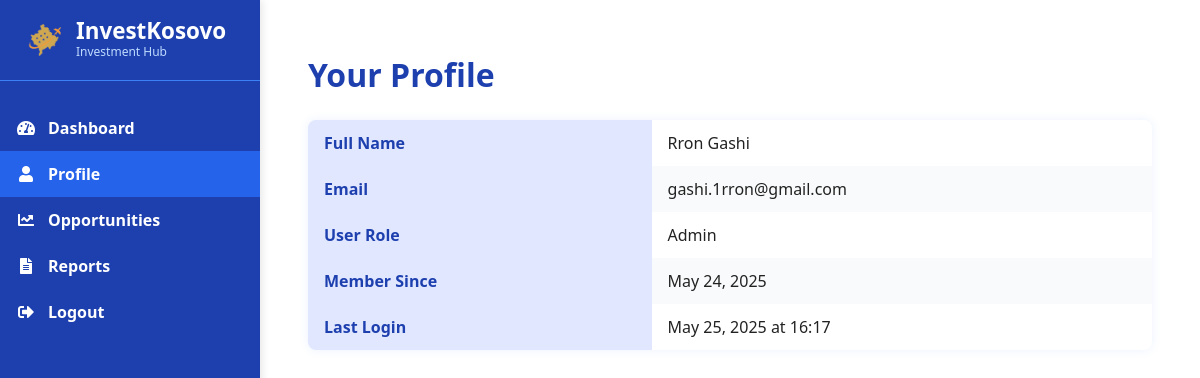
The app's page /profile.php (signed in) with its own data.
### tables this page shows
CREATE TABLE `users` (
  `user_id` int(11) NOT NULL,
  `full_name` varchar(100) NOT NULL,
  `email` varchar(150) NOT NULL,
  `password_hash` varchar(255) NOT NULL,
  `user_type` enum('investor','admin','expert') DEFAULT 'investor',
  `created_at` datetime DEFAULT current_timestamp(),
  `last_login` datetime DEFAULT NULL,
  `address` varchar(255) DEFAULT NULL,
  `phone` varchar(50) DEFAULT NULL,
  `city` varchar(100) DEFAULT NULL,
  `country` varchar(100) DEFAULT NULL,
  `profile_picture` varchar(255) DEFAULT NULL,
  `total_value` decimal(50,2) DEFAULT NULL,
  `total_invested` decimal(50,2) NOT NULL,
  `risk_profile` varchar(50) DEFAULT NULL,
  `investments_made` int(11) DEFAULT 0,
  `email_verified` tinyint(1) DEFAULT 0
);

### profile.php (the view, shortened to what this page needs)
<?php
include_once 'config.php';
$user_id = $_SESSION['user_id'];
$stmt = $pdo->prepare("SELECT full_name, email, user_type, created_at, last_login FROM users WHERE user_id = ?");
$stmt->execute([$user_id]);
$user = $stmt->fetch(PDO::FETCH_ASSOC);
?>
<!DOCTYPE html>
<html lang="en">
<head>
    <link href="https://cdnjs.cloudflare.com/ajax/libs/font-awesome/5.15.4/css/all.min.css" rel="stylesheet" />
</head>
<body>
<div class="sidebar" id="sidebar">
    <div class="p-4 flex items-center">
        <img class="daw" src="kosova1.png" alt="InvestKosovo Logo">
        <div class="logo-text">
            <h1 >InvestKosovo</h1>
            <p>Investment Hub</p>
        </div>
    </div>
    <nav>
        <a href="dashboardi.php"><i class="fas fa-tachometer-alt"></i> <span class="nav-text">Dashboard</span></a>
        <a href="profilei.php" class="active"><i class="fas fa-user"></i> <span class="nav-text">Profile</span></a>
        <a href="opportunities.php"><i class="fas fa-chart-line"></i> <span class="nav-text">Opportunities</span></a>
        <a href="reports.php"><i class="fas fa-file-alt"></i> <span class="nav-text">Reports</span></a>
        <a href="logout.php"><i class="fas fa-sign-out-alt"></i> <span class="nav-text">Logout</span></a>
    </nav>
</div>
<main class="content" id="mainContent">
    <h1>Your Profile</h1>
    <table>
        <tr>
            <th>Full Name</th>
            <td><?= htmlspecialchars($user['full_name']) ?></td>
        </tr>
        <tr>
            <th>Email</th>
            <td><?= htmlspecialchars($user['email']) ?></td>
        </tr>
        <tr>
            <th>User Role</th>
            <td><?= ucfirst($user['user_type']) ?></td>
        </tr>
        <tr>
            <th>Member Since</th>
            <td><?= date('F j, Y', strtotime($user['created_at'])) ?></td>
        </tr>
        <tr>
            <th>Last Login</th>
            <td><?= date('F j, Y \a\t H:i', strtotime($user['last_login'])) ?></td>
        </tr>
    </table>
    </main>
</body>
</html>

### profile.php (style rules this page uses)
* { box-sizing: border-box; }
body, html { margin: 0; padding: 0; height: 100%; font-family: 'Segoe UI', Tahoma, Geneva, Verdana, sans-serif; background: #fefefe; color: #222; }
.sidebar { background-color: #1e40af; color: white; width: 260px; height: 100vh; position: fixed; top: 0; left: 0; display: flex; flex-direction: column; box-shadow: 2px 0 8px rgba(0,0,0,0.1); transition: width 0.3s ease; overflow: hidden; z-index: 1000; }
.sidebar .p-4 { padding: 1rem; display: flex; align-items: center; border-bottom: 1px solid #3b82f6; }
.sidebar .logo-text h1 { font-size: 1.4rem; font-weight: 700; margin: 0; line-height: 1; color:rgb(255, 255, 255); }
.sidebar .logo-text p { margin: 0; font-size: 0.75rem; color: #bfdbfe; font-weight: 500; }
nav { margin-top: 1.5rem; flex-grow: 1; display: flex; flex-direction: column; }
nav a { display: flex; align-items: center; padding: 0.75rem 1rem; color: white; text-decoration: none; font-weight: 600; transition: background-color 0.2s ease; }
nav a:hover, nav a.active { background-color: #2563eb; }
nav i { margin-right: 0.75rem; width: 20px; text-align: center; }
.nav-text { white-space: nowrap; }
main.content { margin-left: 260px; padding: 2rem 3rem; min-height: 100vh; background: white; transition: margin-left 0.3s ease; }
h1 { color: #1e40af; margin-bottom: 1.5rem; font-weight: 700; }
table { width: 100%; border-collapse: collapse; margin-top: 1rem; box-shadow: 0 0 10px rgb(59 130 246 / 0.1); border-radius: 8px; overflow: hidden; }
th, td { padding: 0.75rem 1rem; text-align: left; }
th { background-color: #e0e7ff; color: #1e40af; font-weight: 700; }
tr:nth-child(even) td { background-color: #f9fafb; }
.daw { height:3rem; width:auto; }

### records on screen
users: full_name "Rron Gashi", email "gashi.1rron@gmail.com", user_type "Admin", created_at "May 24, 2025", last_login "May 25, 2025 at 16:17"
